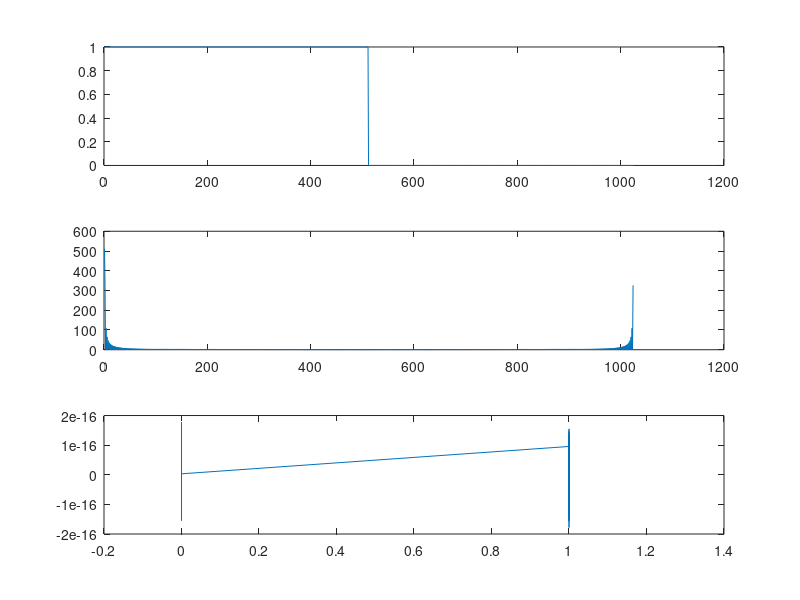

Source code (MATLAB):
clear all;
close all;

t = linspace(0, 1, 44100);
tp = t(1:1024);
Fs = 44100;
x = cos(tp.*440*(2*pi));
for n=1:length(x)
    if (x(n)>0.5)
        x(n) = 1.0;
    else
        x(n) = 0.0;
    end;
end
x(1:length(x)/2) = 1.0;
x(length(x)/2:length(x)) = 0.0;
subplot(3,1,1);
plot(x);
subplot(3,1,2);
X = fft(x);
plot(abs(X));
xp = ifft(X);
subplot(3,1,3);
plot(xp);